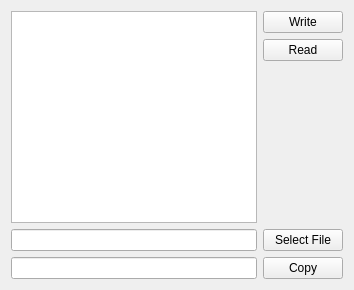
<?xml version="1.0" encoding="UTF-8"?>
<ui version="4.0">
 <class>Widget</class>
 <widget class="QWidget" name="Widget">
  <property name="geometry">
   <rect>
    <x>0</x>
    <y>0</y>
    <width>354</width>
    <height>290</height>
   </rect>
  </property>
  <property name="windowTitle">
   <string>Widget</string>
  </property>
  <layout class="QVBoxLayout" name="verticalLayout_2">
   <item>
    <layout class="QHBoxLayout" name="horizontalLayout_3">
     <item>
      <widget class="QTextEdit" name="textEdit"/>
     </item>
     <item>
      <layout class="QVBoxLayout" name="verticalLayout">
       <item>
        <widget class="QPushButton" name="writeButton">
         <property name="text">
          <string>Write</string>
         </property>
        </widget>
       </item>
       <item>
        <widget class="QPushButton" name="readButton">
         <property name="text">
          <string>Read</string>
         </property>
        </widget>
       </item>
       <item>
        <spacer name="verticalSpacer">
         <property name="orientation">
          <enum>Qt::Vertical</enum>
         </property>
         <property name="sizeHint" stdset="0">
          <size>
           <width>20</width>
           <height>40</height>
          </size>
         </property>
        </spacer>
       </item>
      </layout>
     </item>
    </layout>
   </item>
   <item>
    <layout class="QHBoxLayout" name="horizontalLayout">
     <item>
      <widget class="QLineEdit" name="sourceLineEdit"/>
     </item>
     <item>
      <widget class="QPushButton" name="selectFileButton">
       <property name="text">
        <string>Select File</string>
       </property>
      </widget>
     </item>
    </layout>
   </item>
   <item>
    <layout class="QHBoxLayout" name="horizontalLayout_2">
     <item>
      <widget class="QLineEdit" name="destinationLineEdit"/>
     </item>
     <item>
      <widget class="QPushButton" name="copyButton">
       <property name="text">
        <string>Copy</string>
       </property>
      </widget>
     </item>
    </layout>
   </item>
  </layout>
 </widget>
 <resources/>
 <connections/>
</ui>
